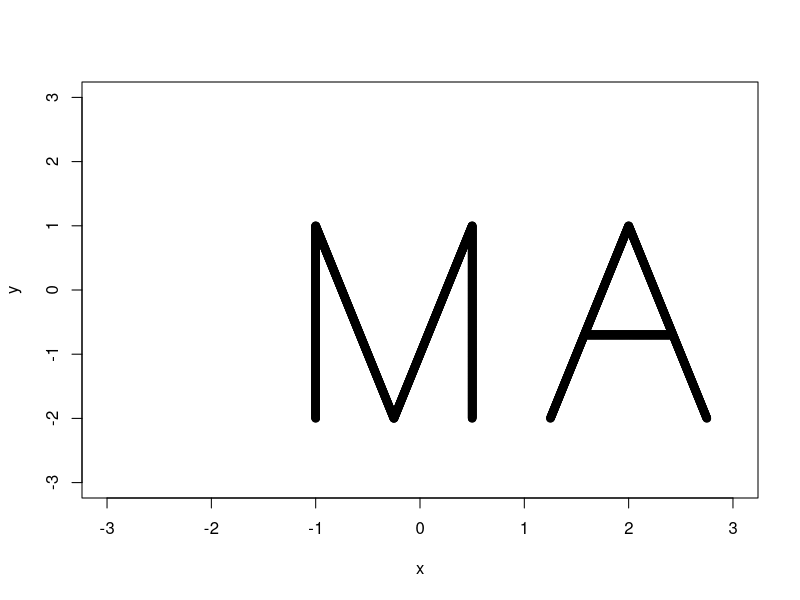
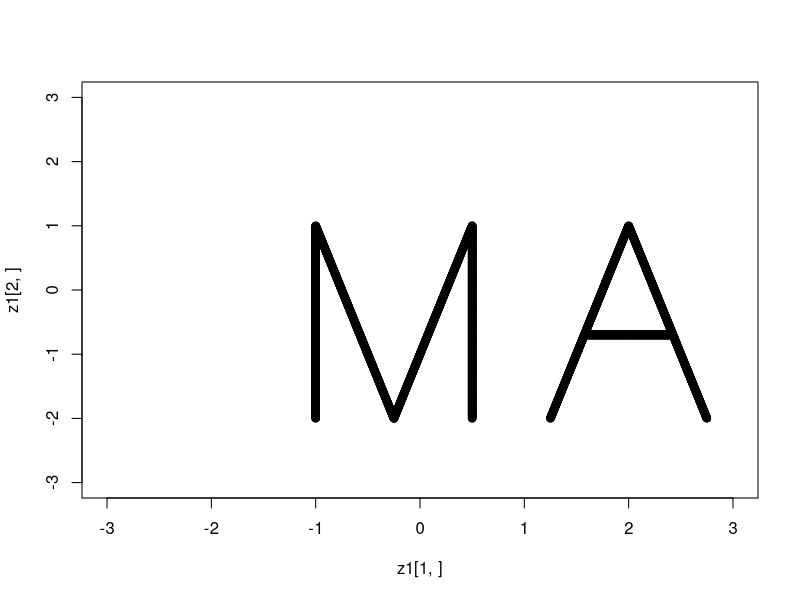
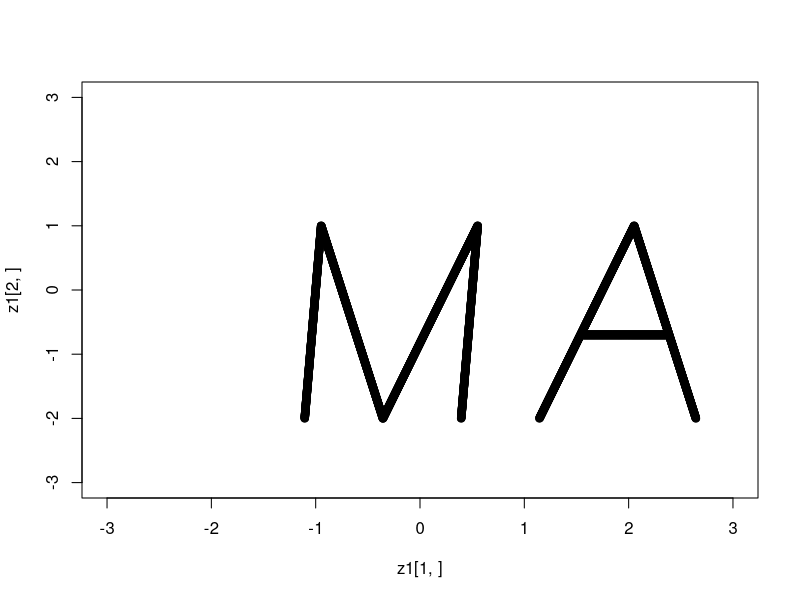
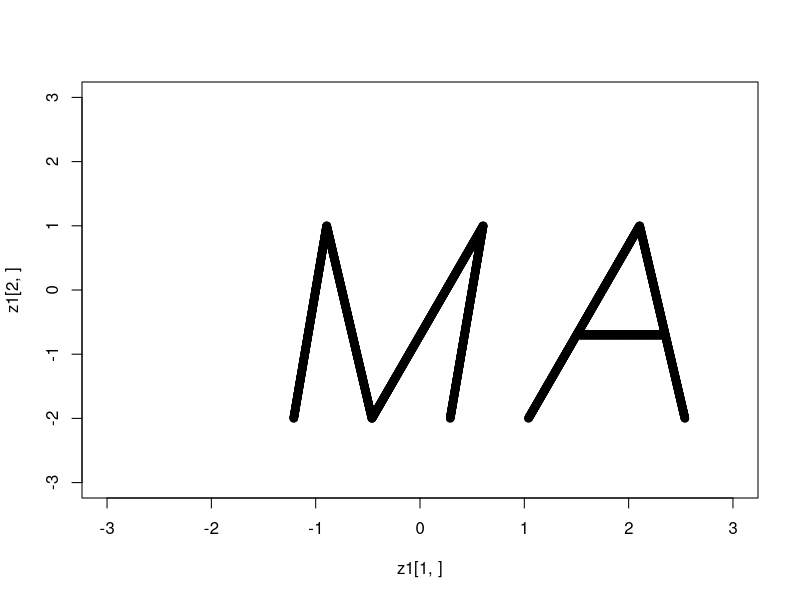
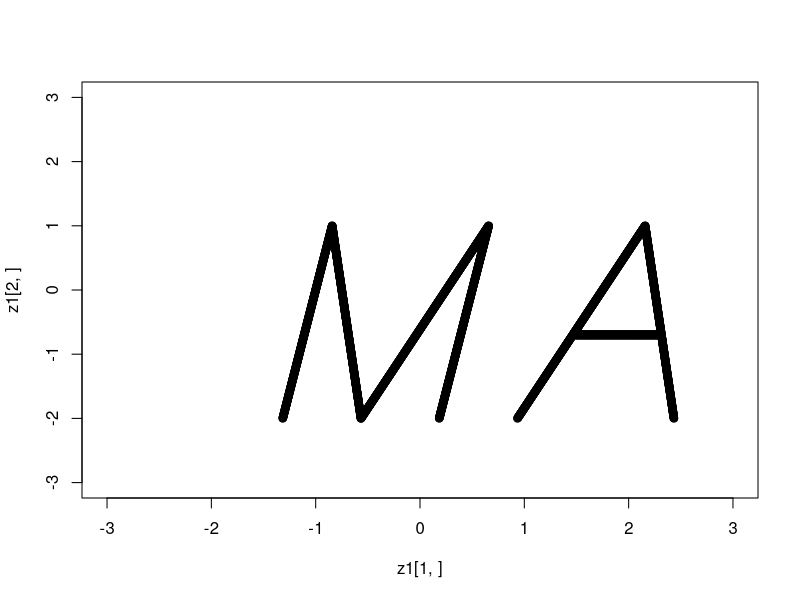
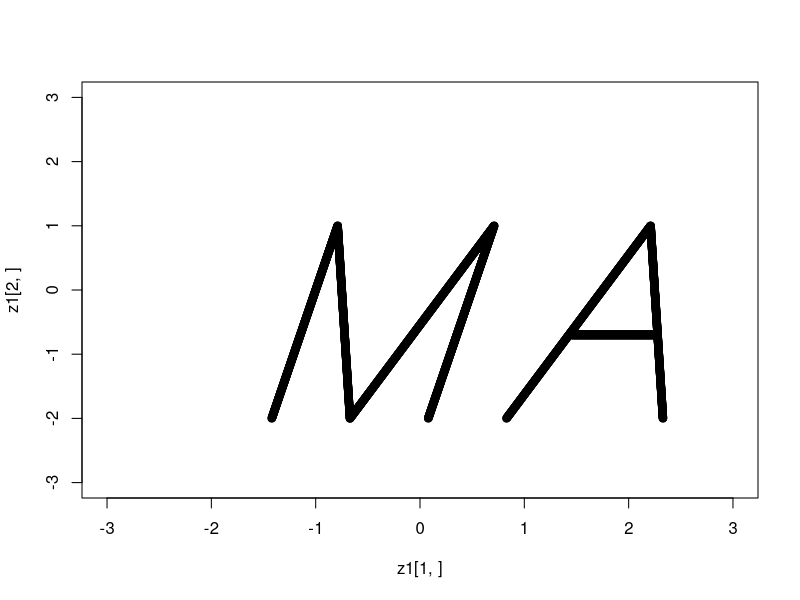
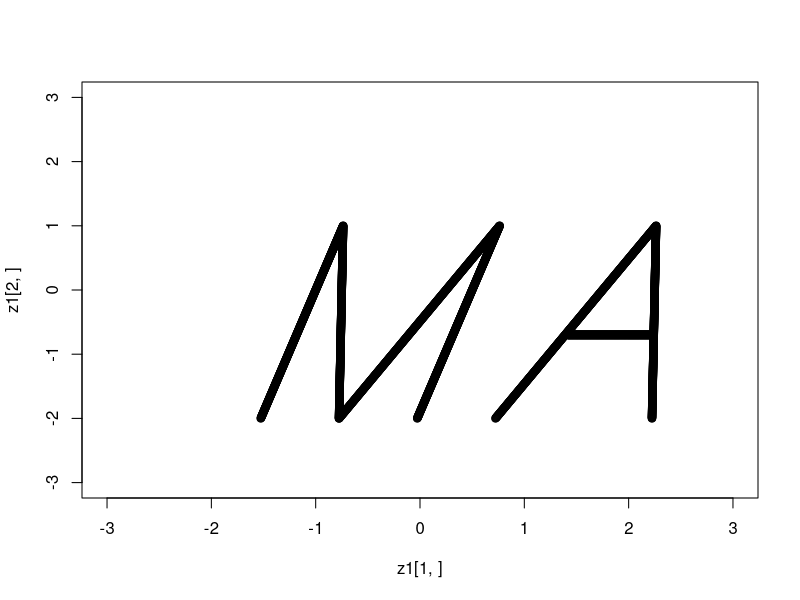
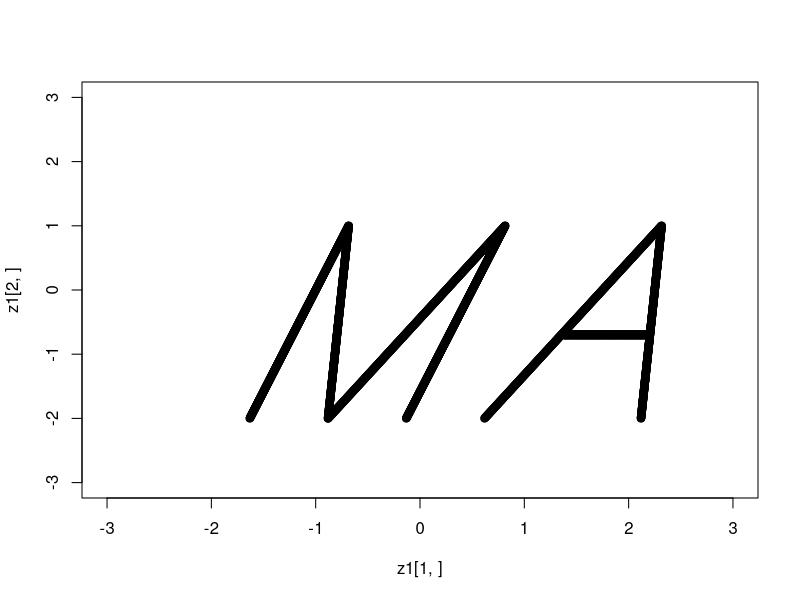

Recreate these plots in R, in order.
## ---- chunk 1
knitr::opts_chunk$set(echo = TRUE)
## ---- chunk 2
x <- c(rep(-1,500),
       seq(-0.25,-1,length.out=500), 
       seq(-0.25,0.5,length.out=500), 
       rep(0.5,500),
       seq(1.25,2,length.out=500),
       seq(1.6,2.4,length.out=500),
       seq(2.75,2,length.out=500))
       
y <- c(seq(-2,1,length.out=500), 
       seq(-2,1,length.out=500), 
       seq(-2,1,length.out=500), 
       seq(-2,1,length.out=500),
       seq(-2,1,length.out=500),
       rep(-0.7,500),
       seq(-2,1,length.out=500))
       
z=rbind(x,y)
plot(y~x, xlim=c(-3,3), ylim=c(-3,3))

## ---- chunk 3
sq_mtx_mlt  <- function(x,y){
   x %*% y
}
## ---- chunk 4

for (i in seq(0,1,length.out=20)) {
  z1<-apply(z,2,function(x) sq_mtx_mlt(x,matrix(c(1,i,0,1),nrow=2,ncol=2)))
   plot(z1[2,]~z1[1,], xlim=c(-3,3), ylim=c(-3,3))
}
## ---- chunk 5
for (i in seq(1,3,length.out=20)) {
  z1<-apply(z,2,function(x) sq_mtx_mlt(x,matrix(c(i,0,0,i),nrow=2,ncol=2)))
   plot(z1[2,]~z1[1,], xlim=c(-3,3), ylim=c(-3,3))
}

## ---- chunk 6
for (i in seq(0,pi*2,length.out=20)) {
  z1<-apply(z,2,function(x) sq_mtx_mlt(x,matrix(c(cos(i),-sin(i),sin(i),cos(i)),nrow=2,ncol=2)))
   plot(z1[2,]~z1[1,], xlim=c(-3,3), ylim=c(-3,3))
}
## ---- chunk 7

for (i in seq(0,2*pi,length.out=20)) {
  zp<-rbind(z,rep(0,ncol(z)))
  z1<-apply(zp,2,function(x) sq_mtx_mlt(x,matrix(c(1,0,0,0,cos(i),-sin(i),0,sin(i),cos(i)),nrow=3,ncol=3)))
   plot(z1[2,]~z1[1,], xlim=c(-3,3), ylim=c(-3,3))
}

